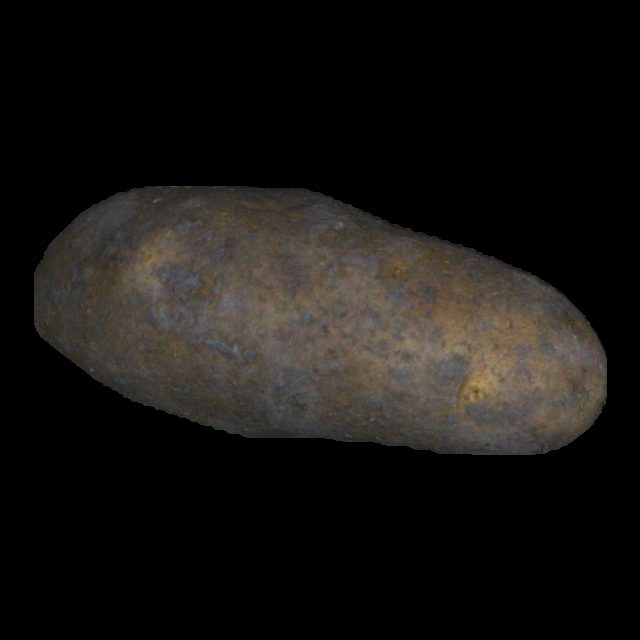
#> input picture potato_good_malformed/Fourier_Good/Afra_12_2_1_100_3.png, 640 x 640 px
$ jupyter execute --allow-errors fourier.ipynb   (shell and % lines are left out)
#> lines starting #> are read from the running program, lines starting #| are printed output that depends on the picture; after the words box and inside, x2 and y2 are one past the last pixel; in counts of white or black regions, pixels touching at a corner belong together
[cell 1]
import cv2
import numpy as np
from scipy.interpolate import interp1d
from pyefd import elliptic_fourier_descriptors
from matplotlib import pyplot as plt

[cell 2]
img = cv2.imread('potato_good_malformed/Fourier_Good/Afra_12_2_1_100_3.png', cv2.IMREAD_UNCHANGED)
#> img is the input picture: shape (640, 640, 3); mean B, G, R 19, 21.3, 23.5

[cell 3]
plt.imshow(img)
plt.show()

[cell 4]
gray = cv2.cvtColor(img, cv2.COLOR_BGR2GRAY)
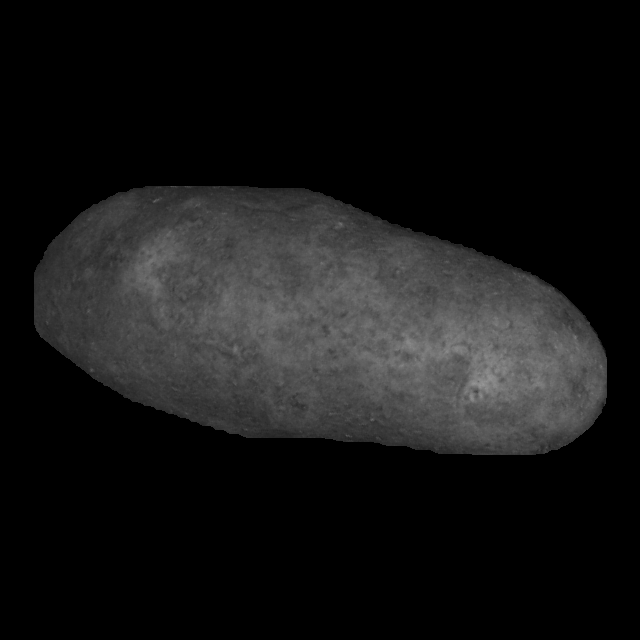
#> gray: shape (640, 640); min 0, max 152, mean 21.7

[cell 5]
blur = cv2.GaussianBlur(gray, (5, 5), 0)

[cell 6]
_, thresh = cv2.threshold(blur, 1, 255, cv2.THRESH_BINARY)
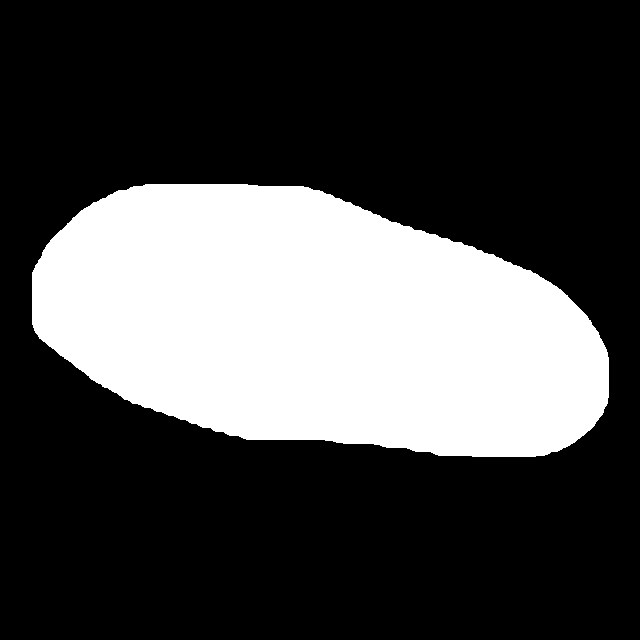
#> thresh: shape (640, 640); 28.9% white; 1 white region

[cell 7]
plt.imshow(gray)
plt.show()

[cell 8]
plt.imshow(thresh)
plt.show()

[cell 9]
contours, _ = cv2.findContours(thresh, cv2.RETR_EXTERNAL, cv2.CHAIN_APPROX_NONE)
#> contours = 1 contour; box (x1, y1, x2, y2) and area: (32, 184, 609, 457) 117640

[cell 10]
if not contours:
    print('No contours found')

[cell 11]
coeffs = []

#> (the rest of this cell did not finish here and is left out)

[cell 12]
for coef in coeffs:
    print(coef)

[cell 13]
potato_contour = max(contours, key=cv2.contourArea)
#> potato_contour = contour of 1306 points, box (x1, y1, x2, y2) (32, 184, 609, 457), area 117640

[cell 14]
potato_contour
#> Out has the same summary as potato_contour

[cell 15]
M = cv2.moments(potato_contour)
#> M = moments, m00 117640, centre m10/m00, m01/m00 = (315.8, 323.5)

[cell 16]
M
#> Out has the same summary as M

[cell 17]
if M['m00'] == 0:
    print('No contours found')

[cell 18]
cx = int(M['m10']/M['m00'])
#> cx = 315
cy = int(M['m01']/M['m00'])
#> cy = 323

[cell 19]
potato_contour = potato_contour.squeeze()
#> potato_contour = 1306 pairs, first value 32 to 608, second value 184 to 456

[cell 20]
potato_contour
#> Out has the same summary as potato_contour

[cell 21]
distances = np.sqrt((potato_contour[:, 0] - cx)**2 + (potato_contour[:, 1] - cy)**2)
#> distances = 1306 values, max 302.8 at index 775, min 116 at index 474, mean 202.4

[cell 22]
distances
#> Out has the same summary as distances

[cell 23]
x_old = np.linspace(0, 1, len(distances))
#> x_old = 1306 values from 0 to 1

[cell 24]
f = interp1d(x_old, distances, kind='linear')

[cell 25]
x_new = np.linspace(0, 1, 256)

[cell 26]
distances_interpolated = f(x_new)
#> distances_interpolated = 256 values, max 302.2 at index 151, min 116 at index 93, mean 202.5

[cell 27]
# Normalize the interpolated distances so that the maximum distance is 250
max_distance = np.max(distances_interpolated)
#> max_distance = 302.2

[cell 28]
distances_normalized = distances_interpolated / max_distance * 250
#> distances_normalized = 256 values, max 250 at index 151, min 95.99 at index 93, mean 167.5

[cell 29]
dft_result = np.fft.fft(distances_normalized)

[cell 30]
dft_magnitude = np.abs(dft_result)
#> dft_magnitude = 256 values, max 42880.7 at index 0, min 0.616 at index 174, mean 262.8

[cell 31]
dft_magnitude
#> Out has the same summary as dft_magnitude

[cell 32]
dft_magnitude = np.abs(dft_result)

[cell 33]
plt.figure(figsize=(10, 5))

[cell 34]
plt.subplot(1, 2, 1)
plt.imshow(img)
plt.title('Original Image')

plt.subplot(1, 2, 2)
plt.plot(dft_magnitude[:256 // 2])  # Plot only half (symmetrical)
plt.title('Fourier Magnitude')
plt.xlabel('Frequency')
plt.ylabel('Magnitude')

plt.tight_layout()
plt.show()
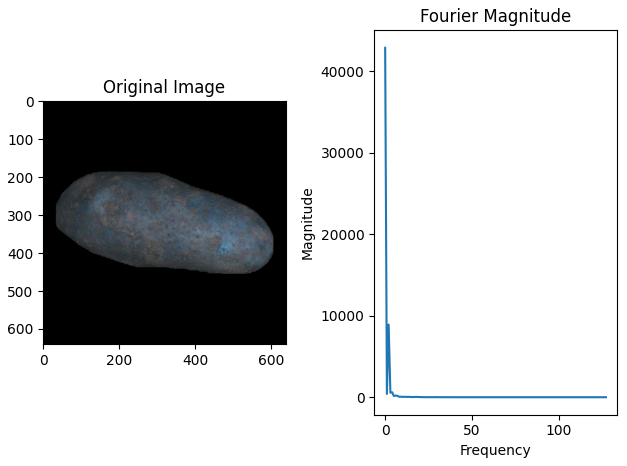
#> figure drawn by matplotlib, 2 panels; B, G, R data is drawn as R, G, B; panel 2: curve peaks at x = 0, y = 42880.7

[cell 35]
plt.subplot(1, 2, 1)
plt.imshow(img)
plt.title('Original Image')

plt.subplot(1, 2, 2)
plt.plot(dft_magnitude[:256])  # Plot only half (symmetrical)
plt.title('Fourier Magnitude')
plt.xlabel('Frequency')
plt.ylabel('Magnitude')

plt.tight_layout()
plt.show()
#> figure, not shown here; B, G, R data is drawn as R, G, B; panel 2: curve peaks at x = 0, y = 42880.7

$ run again, with potato_good_malformed/Fourier_Good/Afra_12_2_1_102_6.png copied over potato_good_malformed/Fourier_Good/Afra_12_2_1_100_3.png
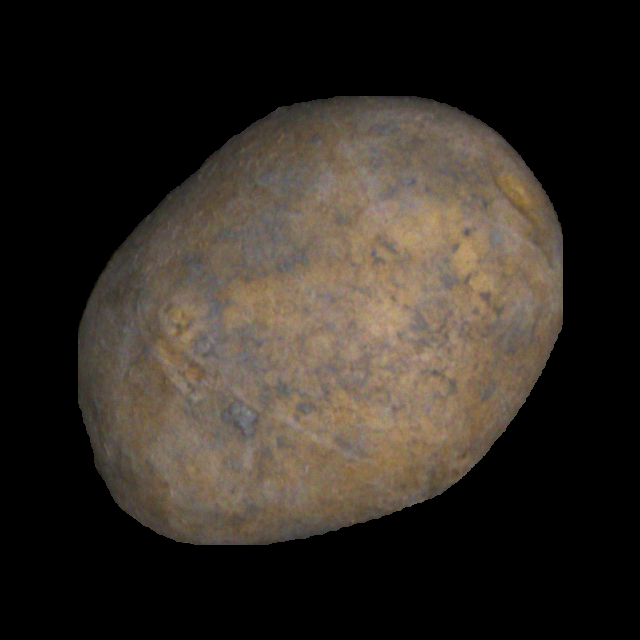
#> input picture potato_good_malformed/Fourier_Good/Afra_12_2_1_102_6.png, 640 x 640 px
#> img is the input picture: shape (640, 640, 3); mean B, G, R 36.2, 43, 49.6
#> `_, thresh = cv2.threshold(blur, 1, 255, cv2.THRESH_BINARY)`:
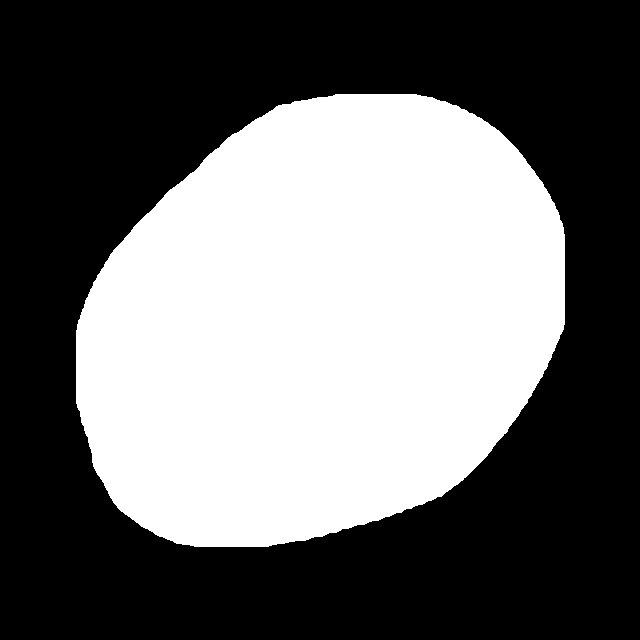
#> thresh: shape (640, 640); 42% white; 1 white region
#> contours = 1 contour; box (x1, y1, x2, y2) and area: (76, 94, 565, 547) 171450
#> `potato_contour = max(contours, key=cv2.contourArea)`: potato_contour = contour of 1347 points, box (x1, y1, x2, y2) (76, 94, 565, 547), area 171450
#> `potato_contour`: Out has the same summary as potato_contour
#> M = moments, m00 171450.5, centre m10/m00, m01/m00 = (320.4, 322.6)
#> `M`: Out has the same summary as M
#> cx = 320
#> cy = 322
#> `potato_contour = potato_contour.squeeze()`: potato_contour = 1347 pairs, first value 76 to 564, second value 94 to 546
#> `potato_contour`: Out has the same summary as potato_contour
#> distances = 1347 values, max 274.7 at index 487, min 196.5 at index 145, mean 235.3
#> `distances`: Out has the same summary as distances
#> x_old = 1347 values from 0 to 1
#> distances_interpolated = 256 values, max 274.5 at index 93, min 196.9 at index 27, mean 235.3
#> max_distance = 274.5
#> distances_normalized = 256 values, max 250 at index 93, min 179.3 at index 27, mean 214.3
#> dft_magnitude = 256 values, max 54869.8 at index 0, min 0.527 at index 62, mean 262.9
#> `dft_magnitude`: Out has the same summary as dft_magnitude
#> `plt.show()`:
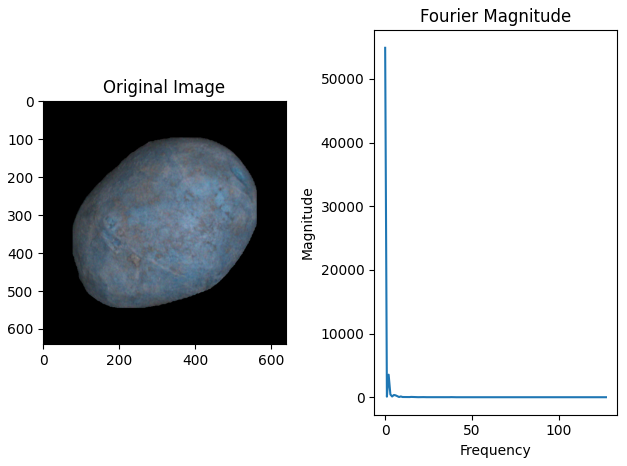
#> figure drawn by matplotlib, 2 panels; B, G, R data is drawn as R, G, B; panel 2: curve peaks at x = 0, y = 54869.8

$ run again, with potato_good_malformed/Fourier_Good/Afra_12_2_1_104_2.png copied over potato_good_malformed/Fourier_Good/Afra_12_2_1_100_3.png
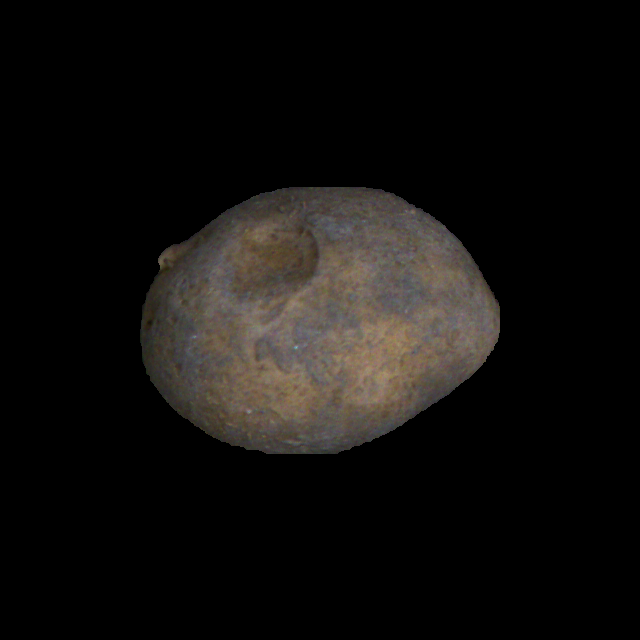
#> input picture potato_good_malformed/Fourier_Good/Afra_12_2_1_104_2.png, 640 x 640 px
#> img is the input picture: shape (640, 640, 3); mean B, G, R 13.8, 15.6, 17.4
#> `_, thresh = cv2.threshold(blur, 1, 255, cv2.THRESH_BINARY)`:
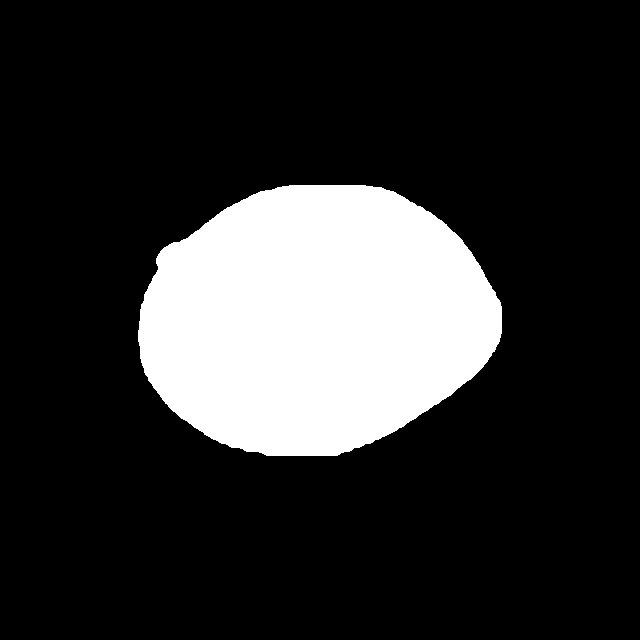
#> thresh: shape (640, 640); 18.5% white; 1 white region
#> contours = 1 contour; box (x1, y1, x2, y2) and area: (138, 185, 502, 456) 75496
#> `potato_contour = max(contours, key=cv2.contourArea)`: potato_contour = contour of 903 points, box (x1, y1, x2, y2) (138, 185, 502, 456), area 75496
#> `potato_contour`: Out has the same summary as potato_contour
#> M = moments, m00 75496.5, centre m10/m00, m01/m00 = (314.9, 319.5)
#> `M`: Out has the same summary as M
#> cx = 314
#> cy = 319
#> `potato_contour = potato_contour.squeeze()`: potato_contour = 903 pairs, first value 138 to 501, second value 185 to 455
#> `potato_contour`: Out has the same summary as potato_contour
#> distances = 903 values, max 187.5 at index 636, min 134 at index 878, mean 155.7
#> `distances`: Out has the same summary as distances
#> x_old = 903 values from 0 to 1
#> distances_interpolated = 256 values, max 187.5 at index 180, min 134 at index 248, mean 155.6
#> max_distance = 187.5
#> distances_normalized = 256 values, max 250 at index 180, min 178.7 at index 248, mean 207.6
#> dft_magnitude = 256 values, max 53132.9 at index 0, min 0.395 at index 100, mean 268.9
#> `dft_magnitude`: Out has the same summary as dft_magnitude
#> `plt.show()`:
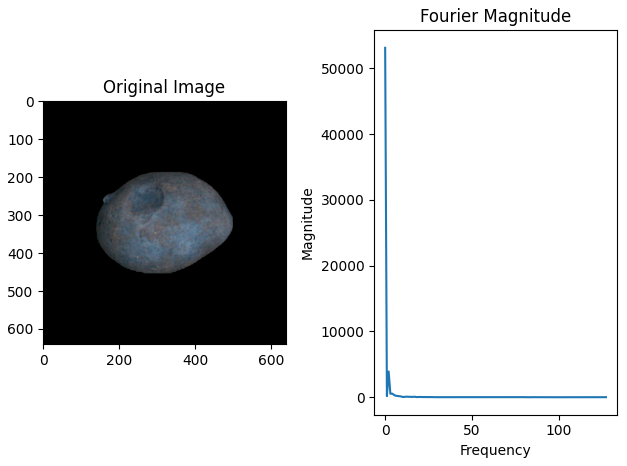
#> figure drawn by matplotlib, 2 panels; B, G, R data is drawn as R, G, B; panel 2: curve peaks at x = 0, y = 53132.9
